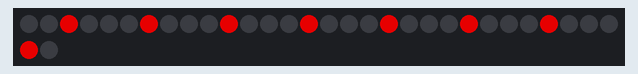
This sketch was run on a simulated Arduino Uno, built with avr-gcc and run on an emulated ATmega328P. Shown: 32 RGB LEDs in strip order, left to right, continuing on the next row. Dim RGB values are drawn brighter than linear.

Above: at 0.16 s.
At 3.2 s:
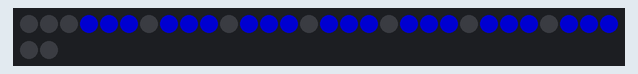
At 7.4 s:
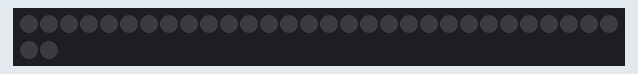

The sketch:

sos.ino
```cpp
#include "LPD8806.h"
#include "SPI.h"

// Parameters to configure a strip
#define dataPin 5
#define clockPin 6
#define numOfPixels 32


LPD8806 strip = LPD8806(numOfPixels, dataPin, clockPin);

// Colors
uint32_t colorPixel[numOfPixels];
uint32_t blue = strip.Color(0, 0, 60);
uint32_t red = strip.Color(90, 0, 0);


void setup() {
  resetColors(0);
  strip.begin();
}

void loop() {
  threeShort(300);
  threeLong(900,400);
  threeShort(300);
  delay(1500);
}

void threeShort(int wait) {
  int i;
  for (i = 0 ; i < 3; i++) {
    colorPixel[2] = red;
    colorPixel[6] = red;
    colorPixel[10] = red;
    colorPixel[14] = red;
    colorPixel[18] = red;
    colorPixel[22] = red;
    colorPixel[26] = red;
    colorPixel[30] = red;
    showStrip(wait);
    resetColors(0);
    showStrip(wait);
  }
}


void threeLong(int on, int wait) {
int i;
  for (i = 0 ; i < 3; i++) {
    colorPixel[3] = blue;
    colorPixel[4] = blue;
    colorPixel[5] = blue;
    colorPixel[7] = blue;
    colorPixel[8] = blue;
    colorPixel[9] = blue;
    colorPixel[11] = blue;
    colorPixel[12] = blue;
    colorPixel[13] = blue;
    colorPixel[15] = blue;
    colorPixel[16] = blue;
    colorPixel[17] = blue;
    colorPixel[19] = blue;
    colorPixel[20] = blue;
    colorPixel[21] = blue;
    colorPixel[23] = blue;
    colorPixel[24] = blue;
    colorPixel[25] = blue;
    colorPixel[27] = blue;
    colorPixel[28] = blue;
    colorPixel[29] = blue;
    showStrip(on);
    resetColors(0);
    showStrip(wait);
  }
}

/**
   Show the strip and prep for next
*/
void showStrip(int wait) {
  int i;
  for (i = 0; i < numOfPixels; i++) {
    strip.setPixelColor(i, colorPixel[i]);
  }
  strip.show();
  delay(wait);
}

/**
   Set all LED to one color
*/
void resetColors(uint32_t color) {
  int i;
  for (i = 0; i < numOfPixels; i++) {
    colorPixel[i] = color;
    strip.setPixelColor(i, color);
  }
}
```

Measured:
- by itself, everything shown: repeats every 9.2 s, in 18 steps
- what the display in image 1 shows lasts 0.9 s, from 3.2 s to 4.1 s
- what the display in image 2 shows lasts 1.8 s, from 7.4 s to 9.2 s
